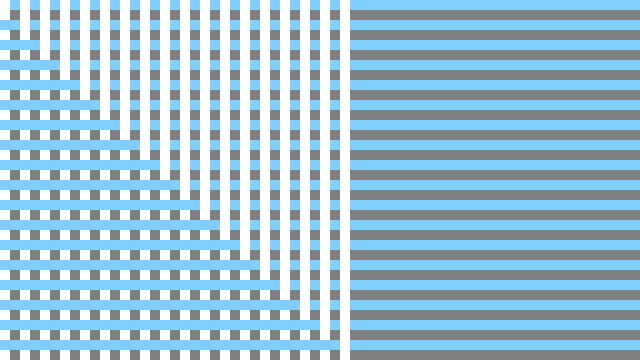
Frame 1 (no input)
Frame 60 (the mouse pressed at the canvas centre just before this capture): identical to frame 1, image omitted
Frame 120 (the mouse held since frame 60 and released just before this capture): identical to frame 1, image omitted

The Processing sketch that drew this single still picture (run headless with seeded random() and noise(); from frame 60 on, the mouse is pressed at the canvas centre):

// Processing sketch: sketch_191020a
// ── sketch_191020a.pde

void setup() {
  size(640, 360);
}

void draw() {
  background(127);
  noStroke();
  for (int i = 0; i < height; i += 20) {
    fill(129, 206, 255);
    rect(0, i, width, 10);
    fill(255);
    rect(i, 0, 10, height);
  }
}
